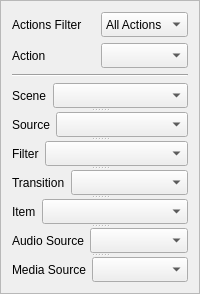
           <widget class="QFrame" name="wid_Action">
            <property name="sizePolicy">
             <sizepolicy hsizetype="MinimumExpanding" vsizetype="Preferred">
              <horstretch>0</horstretch>
              <verstretch>0</verstretch>
             </sizepolicy>
            </property>
            <property name="minimumSize">
             <size>
              <width>200</width>
              <height>0</height>
             </size>
            </property>
            <property name="maximumSize">
             <size>
              <width>16777215</width>
              <height>300</height>
             </size>
            </property>
            <property name="frameShape">
             <enum>QFrame::StyledPanel</enum>
            </property>
            <layout class="QGridLayout" name="gridLayout_4">
             <item row="0" column="0">
              <widget class="QLabel" name="label_obs_action">
               <property name="sizePolicy">
                <sizepolicy hsizetype="MinimumExpanding" vsizetype="Fixed">
                 <horstretch>0</horstretch>
                 <verstretch>0</verstretch>
                </sizepolicy>
               </property>
               <property name="minimumSize">
                <size>
                 <width>0</width>
                 <height>15</height>
                </size>
               </property>
               <property name="maximumSize">
                <size>
                 <width>16777215</width>
                 <height>50</height>
                </size>
               </property>
               <property name="text">
                <string>Actions Filter</string>
               </property>
              </widget>
             </item>
             <item row="0" column="1">
              <widget class="QComboBox" name="cb_obs_action_filter">
               <property name="sizePolicy">
                <sizepolicy hsizetype="MinimumExpanding" vsizetype="Fixed">
                 <horstretch>0</horstretch>
                 <verstretch>0</verstretch>
                </sizepolicy>
               </property>
               <property name="minimumSize">
                <size>
                 <width>0</width>
                 <height>25</height>
                </size>
               </property>
               <property name="maximumSize">
                <size>
                 <width>16777215</width>
                 <height>50</height>
                </size>
               </property>
               <item>
                <property name="text">
                 <string>All Actions</string>
                </property>
               </item>
               <item>
                <property name="text">
                 <string>Frontend</string>
                </property>
               </item>
               <item>
                <property name="text">
                 <string>Scenes</string>
                </property>
               </item>
               <item>
                <property name="text">
                 <string>Sources</string>
                </property>
               </item>
               <item>
                <property name="text">
                 <string>Filters</string>
                </property>
               </item>
               <item>
                <property name="text">
                 <string>Media</string>
                </property>
               </item>
              </widget>
             </item>
             <item row="1" column="0">
              <widget class="QLabel" name="label_obs_output_action">
               <property name="sizePolicy">
                <sizepolicy hsizetype="MinimumExpanding" vsizetype="Fixed">
                 <horstretch>0</horstretch>
                 <verstretch>0</verstretch>
                </sizepolicy>
               </property>
               <property name="minimumSize">
                <size>
                 <width>0</width>
                 <height>15</height>
                </size>
               </property>
               <property name="maximumSize">
                <size>
                 <width>100</width>
                 <height>50</height>
                </size>
               </property>
               <property name="text">
                <string>Action</string>
               </property>
              </widget>
             </item>
             <item row="1" column="1">
              <widget class="QComboBox" name="cb_obs_output_action">
               <property name="sizePolicy">
                <sizepolicy hsizetype="MinimumExpanding" vsizetype="Preferred">
                 <horstretch>0</horstretch>
                 <verstretch>0</verstretch>
                </sizepolicy>
               </property>
               <property name="minimumSize">
                <size>
                 <width>0</width>
                 <height>25</height>
                </size>
               </property>
               <property name="maximumSize">
                <size>
                 <width>16777215</width>
                 <height>50</height>
                </size>
               </property>
               <property name="sizeAdjustPolicy">
                <enum>QComboBox::AdjustToContents</enum>
               </property>
              </widget>
             </item>
             <item row="3" column="0" colspan="2" alignment="Qt::AlignVCenter">
              <widget class="QSplitter" name="splitter_2">
               <property name="sizePolicy">
                <sizepolicy hsizetype="MinimumExpanding" vsizetype="MinimumExpanding">
                 <horstretch>0</horstretch>
                 <verstretch>0</verstretch>
                </sizepolicy>
               </property>
               <property name="orientation">
                <enum>Qt::Vertical</enum>
               </property>
               <widget class="QWidget" name="w_scene" native="true">
                <property name="sizePolicy">
                 <sizepolicy hsizetype="MinimumExpanding" vsizetype="Fixed">
                  <horstretch>0</horstretch>
                  <verstretch>0</verstretch>
                 </sizepolicy>
                </property>
                <layout class="QFormLayout" name="formLayout_3">
                 <item row="0" column="0">
                  <widget class="QLabel" name="label_obs_output_scene">
                   <property name="sizePolicy">
                    <sizepolicy hsizetype="MinimumExpanding" vsizetype="Fixed">
                     <horstretch>0</horstretch>
                     <verstretch>0</verstretch>
                    </sizepolicy>
                   </property>
                   <property name="minimumSize">
                    <size>
                     <width>0</width>
                     <height>15</height>
                    </size>
                   </property>
                   <property name="maximumSize">
                    <size>
                     <width>16777215</width>
                     <height>50</height>
                    </size>
                   </property>
                   <property name="text">
                    <string>Scene</string>
                   </property>
                  </widget>
                 </item>
                 <item row="0" column="1">
                  <widget class="QComboBox" name="cb_obs_output_scene">
                   <property name="sizePolicy">
                    <sizepolicy hsizetype="MinimumExpanding" vsizetype="Fixed">
                     <horstretch>0</horstretch>
                     <verstretch>0</verstretch>
                    </sizepolicy>
                   </property>
                   <property name="minimumSize">
                    <size>
                     <width>0</width>
                     <height>25</height>
                    </size>
                   </property>
                   <property name="maximumSize">
                    <size>
                     <width>16777215</width>
                     <height>50</height>
                    </size>
                   </property>
                  </widget>
                 </item>
                </layout>
               </widget>
               <widget class="QWidget" name="w_source" native="true">
                <property name="sizePolicy">
                 <sizepolicy hsizetype="MinimumExpanding" vsizetype="Fixed">
                  <horstretch>0</horstretch>
                  <verstretch>0</verstretch>
                 </sizepolicy>
                </property>
                <layout class="QFormLayout" name="formLayout_4">
                 <item row="0" column="0">
                  <widget class="QLabel" name="label_obs_output_source">
                   <property name="sizePolicy">
                    <sizepolicy hsizetype="MinimumExpanding" vsizetype="Fixed">
                     <horstretch>0</horstretch>
                     <verstretch>0</verstretch>
                    </sizepolicy>
                   </property>
                   <property name="minimumSize">
                    <size>
                     <width>0</width>
                     <height>15</height>
                    </size>
                   </property>
                   <property name="maximumSize">
                    <size>
                     <width>16777215</width>
                     <height>50</height>
                    </size>
                   </property>
                   <property name="text">
                    <string>Source</string>
                   </property>
                  </widget>
                 </item>
                 <item row="0" column="1">
                  <widget class="QComboBox" name="cb_obs_output_source">
                   <property name="sizePolicy">
                    <sizepolicy hsizetype="MinimumExpanding" vsizetype="Fixed">
                     <horstretch>0</horstretch>
                     <verstretch>0</verstretch>
                    </sizepolicy>
                   </property>
                   <property name="minimumSize">
                    <size>
                     <width>0</width>
                     <height>25</height>
                    </size>
                   </property>
                   <property name="maximumSize">
                    <size>
                     <width>16777215</width>
                     <height>50</height>
                    </size>
                   </property>
                  </widget>
                 </item>
                </layout>
               </widget>
               <widget class="QWidget" name="w_filter" native="true">
                <property name="sizePolicy">
                 <sizepolicy hsizetype="MinimumExpanding" vsizetype="Fixed">
                  <horstretch>0</horstretch>
                  <verstretch>0</verstretch>
                 </sizepolicy>
                </property>
                <layout class="QFormLayout" name="formLayout_5">
                 <item row="0" column="0">
                  <widget class="QLabel" name="label_obs_output_filter">
                   <property name="sizePolicy">
                    <sizepolicy hsizetype="MinimumExpanding" vsizetype="Fixed">
                     <horstretch>0</horstretch>
                     <verstretch>0</verstretch>
                    </sizepolicy>
                   </property>
                   <property name="minimumSize">
                    <size>
                     <width>0</width>
                     <height>15</height>
                    </size>
                   </property>
                   <property name="maximumSize">
                    <size>
                     <width>16777215</width>
                     <height>50</height>
                    </size>
                   </property>
                   <property name="text">
                    <string>Filter</string>
                   </property>
                  </widget>
                 </item>
                 <item row="0" column="1">
                  <widget class="QComboBox" name="cb_obs_output_filter">
                   <property name="sizePolicy">
                    <sizepolicy hsizetype="MinimumExpanding" vsizetype="Fixed">
                     <horstretch>0</horstretch>
                     <verstretch>0</verstretch>
                    </sizepolicy>
                   </property>
                   <property name="minimumSize">
                    <size>
                     <width>0</width>
                     <height>25</height>
                    </size>
                   </property>
                   <property name="maximumSize">
                    <size>
                     <width>16777215</width>
                     <height>50</height>
                    </size>
                   </property>
                  </widget>
                 </item>
                </layout>
               </widget>
               <widget class="QWidget" name="w_transition" native="true">
                <property name="sizePolicy">
                 <sizepolicy hsizetype="MinimumExpanding" vsizetype="Fixed">
                  <horstretch>0</horstretch>
                  <verstretch>0</verstretch>
                 </sizepolicy>
                </property>
                <layout class="QFormLayout" name="formLayout_6">
                 <item row="0" column="0">
                  <widget class="QLabel" name="label_obs_output_transition">
                   <property name="sizePolicy">
                    <sizepolicy hsizetype="MinimumExpanding" vsizetype="Fixed">
                     <horstretch>0</horstretch>
                     <verstretch>0</verstretch>
                    </sizepolicy>
                   </property>
                   <property name="minimumSize">
                    <size>
                     <width>0</width>
                     <height>15</height>
                    </size>
                   </property>
                   <property name="maximumSize">
                    <size>
                     <width>16777215</width>
                     <height>50</height>
                    </size>
                   </property>
                   <property name="text">
                    <string>Transition</string>
                   </property>
                  </widget>
                 </item>
                 <item row="0" column="1">
                  <widget class="QComboBox" name="cb_obs_output_transition">
                   <property name="sizePolicy">
                    <sizepolicy hsizetype="MinimumExpanding" vsizetype="Fixed">
                     <horstretch>0</horstretch>
                     <verstretch>0</verstretch>
                    </sizepolicy>
                   </property>
                   <property name="minimumSize">
                    <size>
                     <width>0</width>
                     <height>25</height>
                    </size>
                   </property>
                   <property name="maximumSize">
                    <size>
                     <width>16777215</width>
                     <height>50</height>
                    </size>
                   </property>
                  </widget>
                 </item>
                </layout>
               </widget>
               <widget class="QWidget" name="w_item" native="true">
                <property name="sizePolicy">
                 <sizepolicy hsizetype="MinimumExpanding" vsizetype="Fixed">
                  <horstretch>0</horstretch>
                  <verstretch>0</verstretch>
                 </sizepolicy>
                </property>
                <layout class="QFormLayout" name="formLayout_7">
                 <item row="0" column="0">
                  <widget class="QLabel" name="label_obs_output_item">
                   <property name="sizePolicy">
                    <sizepolicy hsizetype="MinimumExpanding" vsizetype="Fixed">
                     <horstretch>0</horstretch>
                     <verstretch>0</verstretch>
                    </sizepolicy>
                   </property>
                   <property name="minimumSize">
                    <size>
                     <width>0</width>
                     <height>15</height>
                    </size>
                   </property>
                   <property name="maximumSize">
                    <size>
                     <width>16777215</width>
                     <height>50</height>
                    </size>
                   </property>
                   <property name="text">
                    <string>Item</string>
                   </property>
                  </widget>
                 </item>
                 <item row="0" column="1">
                  <widget class="QComboBox" name="cb_obs_output_item">
                   <property name="sizePolicy">
                    <sizepolicy hsizetype="MinimumExpanding" vsizetype="Fixed">
                     <horstretch>0</horstretch>
                     <verstretch>0</verstretch>
                    </sizepolicy>
                   </property>
                   <property name="minimumSize">
                    <size>
                     <width>0</width>
                     <height>25</height>
                    </size>
                   </property>
                   <property name="maximumSize">
                    <size>
                     <width>16777215</width>
                     <height>50</height>
                    </size>
                   </property>
                  </widget>
                 </item>
                </layout>
               </widget>
               <widget class="QWidget" name="w_audio" native="true">
                <property name="sizePolicy">
                 <sizepolicy hsizetype="MinimumExpanding" vsizetype="Fixed">
                  <horstretch>0</horstretch>
                  <verstretch>0</verstretch>
                 </sizepolicy>
                </property>
                <layout class="QFormLayout" name="formLayout_8">
                 <item row="0" column="0">
                  <widget class="QLabel" name="label_obs_output_audio_source">
                   <property name="sizePolicy">
                    <sizepolicy hsizetype="MinimumExpanding" vsizetype="Fixed">
                     <horstretch>0</horstretch>
                     <verstretch>0</verstretch>
                    </sizepolicy>
                   </property>
                   <property name="minimumSize">
                    <size>
                     <width>0</width>
                     <height>15</height>
                    </size>
                   </property>
                   <property name="maximumSize">
                    <size>
                     <width>16777215</width>
                     <height>50</height>
                    </size>
                   </property>
                   <property name="text">
                    <string>Audio Source</string>
                   </property>
                  </widget>
                 </item>
                 <item row="0" column="1">
                  <widget class="QComboBox" name="cb_obs_output_audio_source">
                   <property name="sizePolicy">
                    <sizepolicy hsizetype="MinimumExpanding" vsizetype="Fixed">
                     <horstretch>0</horstretch>
                     <verstretch>0</verstretch>
                    </sizepolicy>
                   </property>
                   <property name="minimumSize">
                    <size>
                     <width>0</width>
                     <height>25</height>
                    </size>
                   </property>
                   <property name="maximumSize">
                    <size>
                     <width>16777215</width>
                     <height>50</height>
                    </size>
                   </property>
                  </widget>
                 </item>
                </layout>
               </widget>
               <widget class="QWidget" name="w_media" native="true">
                <property name="sizePolicy">
                 <sizepolicy hsizetype="MinimumExpanding" vsizetype="Fixed">
                  <horstretch>0</horstretch>
                  <verstretch>0</verstretch>
                 </sizepolicy>
                </property>
                <layout class="QFormLayout" name="formLayout_9">
                 <item row="0" column="1">
                  <widget class="QComboBox" name="cb_obs_output_media_source">
                   <property name="sizePolicy">
                    <sizepolicy hsizetype="MinimumExpanding" vsizetype="Fixed">
                     <horstretch>0</horstretch>
                     <verstretch>0</verstretch>
                    </sizepolicy>
                   </property>
                   <property name="minimumSize">
                    <size>
                     <width>0</width>
                     <height>25</height>
                    </size>
                   </property>
                   <property name="maximumSize">
                    <size>
                     <width>16777215</width>
                     <height>50</height>
                    </size>
                   </property>
                  </widget>
                 </item>
                 <item row="0" column="0">
                  <widget class="QLabel" name="label_obs_output_media_source">
                   <property name="sizePolicy">
                    <sizepolicy hsizetype="MinimumExpanding" vsizetype="Fixed">
                     <horstretch>0</horstretch>
                     <verstretch>0</verstretch>
                    </sizepolicy>
                   </property>
                   <property name="minimumSize">
                    <size>
                     <width>0</width>
                     <height>15</height>
                    </size>
                   </property>
                   <property name="maximumSize">
                    <size>
                     <width>16777215</width>
                     <height>50</height>
                    </size>
                   </property>
                   <property name="text">
                    <string>Media Source</string>
                   </property>
                  </widget>
                 </item>
                </layout>
               </widget>
              </widget>
             </item>
             <item row="2" column="0" colspan="2">
              <widget class="Line" name="line">
               <property name="sizePolicy">
                <sizepolicy hsizetype="Preferred" vsizetype="Fixed">
                 <horstretch>0</horstretch>
                 <verstretch>0</verstretch>
                </sizepolicy>
               </property>
               <property name="orientation">
                <enum>Qt::Horizontal</enum>
               </property>
              </widget>
             </item>
            </layout>
           </widget>
